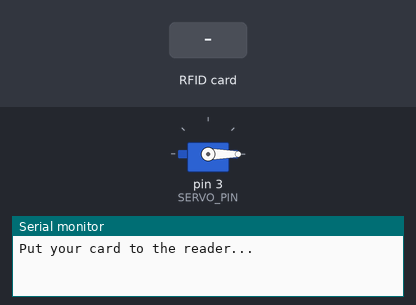
The sketch below on a simulated Arduino Uno, built with avr-gcc and run on an emulated ATmega328P. Shown: servo, the last lines printed to the serial monitor. Inputs (shaded band) come from the test bench.

Above: at 8.2 s.
8.3 s: RFID card 03 C6 15 03 held to the reader
At 9.3 s:
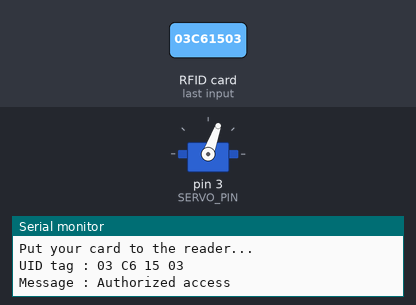
Timing chart, 0 to 17.3 s (numbered marks = the images above; inputs shaded):
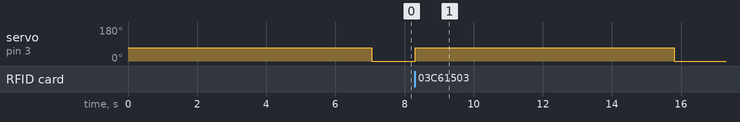

Measured:
- after the input at 8.3 s, servo on pin 3 (SERVO_PIN): 0° → 70° at once, → 0° 7.5 s later

The sketch:

RFID_access_control_new.ino
```cpp
#include <SPI.h>
#include <MFRC522.h>
#include <Servo.h>


#define SS_PIN 10
#define RST_PIN 9

#define SERVO_PIN 3
Servo myservo;

#define ACCESS_DELAY 2000
#define DENIED_DELAY 1000
MFRC522 mfrc522(SS_PIN, RST_PIN);   // Create MFRC522 instance.

void setup()
{
  Serial.begin(9600);   // Initiate a serial communication
  SPI.begin();          // Initiate  SPI bus
  mfrc522.PCD_Init();   // Initiate MFRC522

  myservo.attach(SERVO_PIN);
  myservo.write( 70 );
  delay(7000);
  myservo.write( 0 );
  Serial.println("Put your card to the reader...");
  Serial.println();

}
void loop()
{
  // Look for new cards
  if ( ! mfrc522.PICC_IsNewCardPresent())
  {
    return;
  }
  // Select one of the cards
  if ( ! mfrc522.PICC_ReadCardSerial())
  {
    return;
  }
  //Show UID on serial monitor
  Serial.print("UID tag :");
  String content= "";
  byte letter;
  for (byte i = 0; i < mfrc522.uid.size; i++)
  {
     Serial.print(mfrc522.uid.uidByte[i] < 0x10 ? " 0" : " ");
     Serial.print(mfrc522.uid.uidByte[i], HEX);
     content.concat(String(mfrc522.uid.uidByte[i] < 0x10 ? " 0" : " "));
     content.concat(String(mfrc522.uid.uidByte[i], HEX));
  }
  Serial.println();
  Serial.print("Message : ");
  content.toUpperCase();
  if (content.substring(1) == "03 C6 15 03" || content.substring(1) == "7C 87 54 23") //change here the UID of the card (Having 2 cards for login)
  {
    Serial.println("Authorized access");
    Serial.println();
    myservo.write( 70 );
    delay(7500);
    myservo.write( 0 );

  }

 else   {
    Serial.println(" Access denied");
    Serial.println();

    delay(DENIED_DELAY);


  }
}
```
